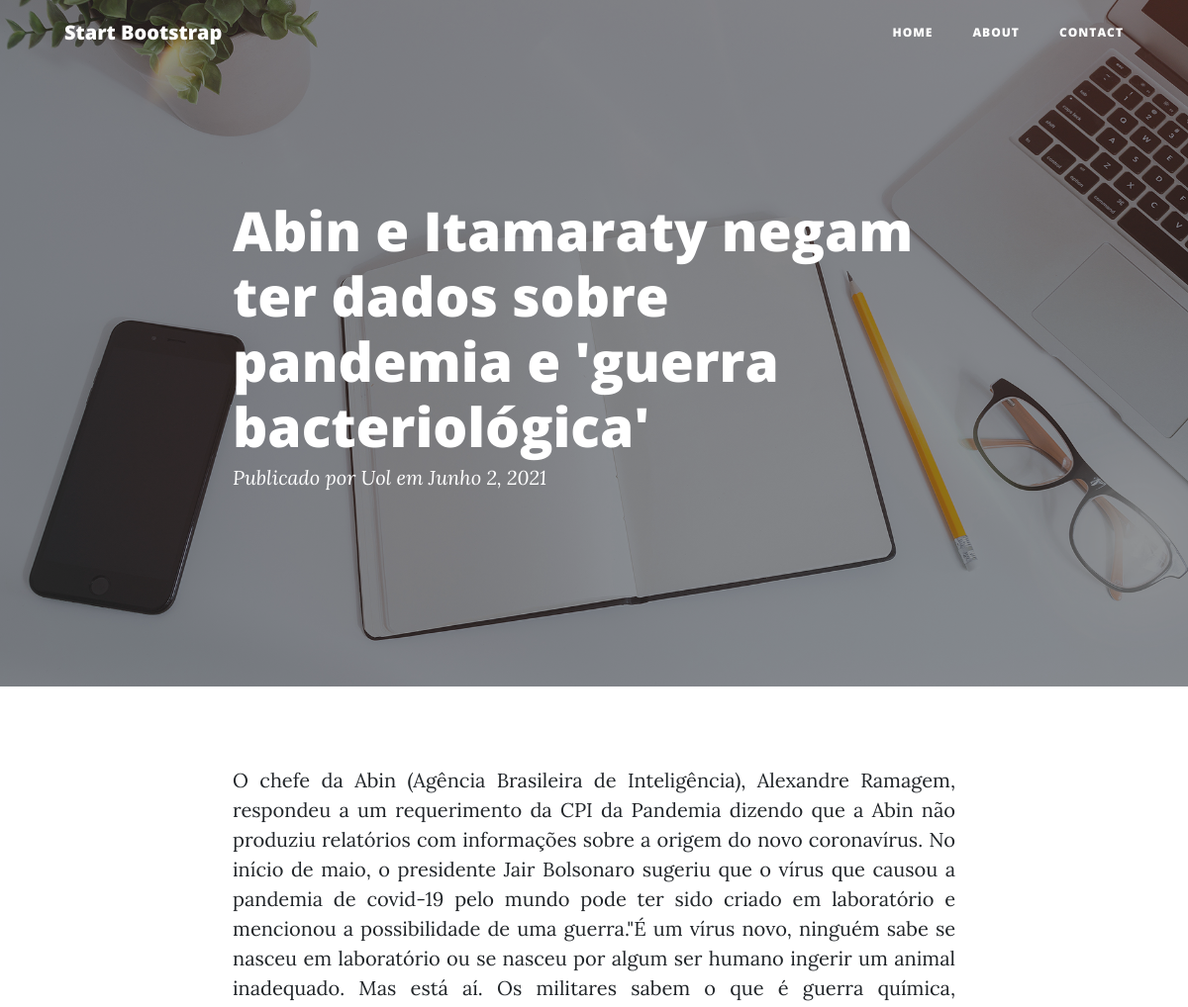
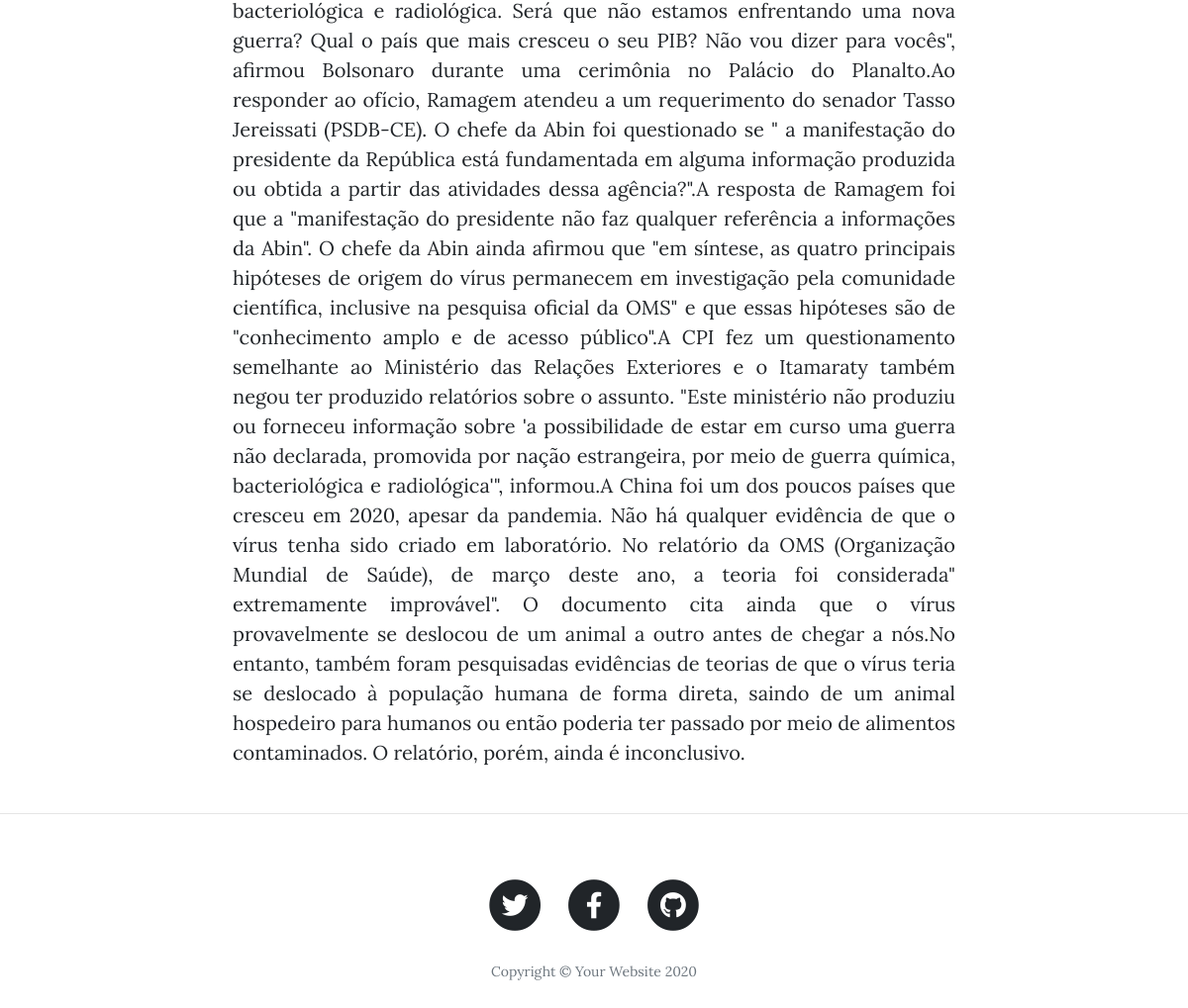
/noticias/abin-e-itamaraty-negam-ter-dados-sobre-pandemia-e-guerra-bacteriologica/, run on the app's committed database (2 pictures, top to bottom).
### noticias/models.py (models this page shows, shortened)
class Noticia(models.Model):
    titulo=models.CharField(max_length=200, unique=True)
    data_noticia=models.DateField()
    fonte=models.CharField(max_length=50)
    conteudo=models.TextField()
    url=models.URLField()
    slug=models.SlugField(max_length=255)

### noticias/views.py (the view)
# urls.py: path("<slug:slug>/", views.detalha_noticias, name="detalha_noticias"),
def detalha_noticias(request, slug):
    noticias = get_object_or_404(Noticia, slug=slug)
    return render(request, 'noticias/detalha_noticias.html', {'noticias': noticias})

### noticias/templates/noticias/detalha_noticias.html (shortened to what this page needs)
{% load static %}
<!DOCTYPE html>
<html lang="en">
<head>
  <link href="{% static 'noticias/bootstrap/css/bootstrap.min.css' %}" rel="stylesheet">
  <link href="{% static 'noticias/fontawesome-free/css/all.min.css' %}" rel="stylesheet" type="text/css">
  <link href="{% static 'noticias/css/clean-blog.min.css' %}" rel="stylesheet">
</head>
<body>
  <nav class="navbar navbar-expand-lg navbar-light fixed-top" id="mainNav">
    <div class="container">
      <a class="navbar-brand" href="{% url 'noticias:lista_noticias' %}">Start Bootstrap</a>
      <div class="collapse navbar-collapse" id="navbarResponsive">
        <ul class="navbar-nav ml-auto">
          <li class="nav-item">
            <a class="nav-link" href="{% url 'noticias:lista_noticias' %}">Home</a>
          </li>
          <li class="nav-item">
            <a class="nav-link" href="about.html">About</a>
          </li>
          <li class="nav-item">
            <a class="nav-link" href="contact.html">Contact</a>
          </li>
        </ul>
      </div>
    </div>
  </nav>
  <header class="masthead" style="background-image: url('/media/img/home-bg.jpg')">
    <div class="overlay"></div>
    <div class="container">
      <div class="row">
        <div class="col-lg-8 col-md-10 mx-auto">
          <div class="post-heading">
            {% if noticias %}
            <h1> {{ noticias.titulo }}</h1>
            <span class="meta">Publicado por
              <a href="#">{{ noticias.fonte }}</a>
              em {{ noticias.data_noticia}}</span>
            {% endif %}
          </div>
        </div>
      </div>
    </div>
  </header>
  <article>
    <div class="container">
      <div class="row">
        <div class="col-lg-8 col-md-10 mx-auto">
          {% if noticias %}
          <p align="justify">{{ noticias.conteudo}}</p>
          {% endif %}
        </div>
      </div>
    </div>
  </article>
  <hr>
  <footer>
    <div class="container">
      <div class="row">
        <div class="col-lg-8 col-md-10 mx-auto">
          <ul class="list-inline text-center">
            <li class="list-inline-item">
              <a href="#">
                <span class="fa-stack fa-lg">
                  <i class="fas fa-circle fa-stack-2x"></i>
                  <i class="fab fa-twitter fa-stack-1x fa-inverse"></i>
                </span>
              </a>
            </li>
            <li class="list-inline-item">
              <a href="#">
                <span class="fa-stack fa-lg">
                  <i class="fas fa-circle fa-stack-2x"></i>
                  <i class="fab fa-facebook-f fa-stack-1x fa-inverse"></i>
                </span>
              </a>
            </li>
            <li class="list-inline-item">
              <a href="#">
                <span class="fa-stack fa-lg">
                  <i class="fas fa-circle fa-stack-2x"></i>
                  <i class="fab fa-github fa-stack-1x fa-inverse"></i>
                </span>
              </a>
            </li>
          </ul>
          <p class="copyright text-muted">Copyright &copy; Your Website 2020</p>
        </div>
      </div>
    </div>
  </footer>
</body>
</html>

### data on the page
Noticia: titulo "Abin e Itamaraty negam ter dados sobre pandemia e 'guerra bacteriológica'", fonte "Uol", data_noticia "Junho 2, 2021", conteudo "O chefe da Abin (Agência Brasileira de Inteligência), Alexandre Ramagem, respondeu a um requerimento da CPI da Pandemia dizendo que a Abin não produziu relatórios com informações sobre a origem do novo coronavírus. No início de maio, o presidente Jair Bolsonaro sugeriu que o vírus que causou a pandemia de covid-19 pelo mundo pode ter sido criado em laboratório e mencionou a possibilidade de uma guerra.\"É um vírus novo, ninguém sabe se nasceu em laboratório ou se nasceu por algum ser humano ingerir um animal inadequado. Mas está aí. Os militares sabem o que é guerra química, bacteriológica e radiológica. Será que não estamos enfrentando uma nova guerra? Qual o país que mais cresceu o seu…"
